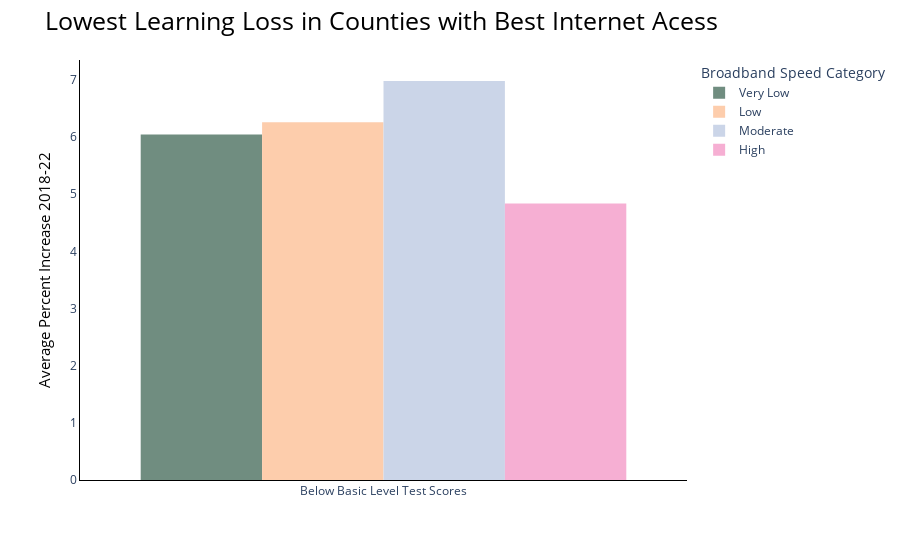

This figure's notebook cell:
### Markdown cell above
# Masahiko! Here!

### Code cell
#reformatting test score change
dataSpeed2 = pd.melt(dataSpeed, 
                    id_vars = ['Broadband Speed Category'],
                    value_vars = ['Below Basic Change', 'Basic Change', 'Proficient Change', 'Advanced Change'])
data2 = pd.melt(dataSpeed, 
                    id_vars = ['Broadband Speed Category', 'BROADBAND USAGE'],
                    value_vars = ['Below Basic Change Broadband Category', 'Basic Change Broadband Category', 
                                  'Proficient Change Broadband Category', 'Advanced Change Broadband Category'])
#make chart for below basic change by internet
fig = plt.figure(figsize = (50,50))
fig = px.histogram(data2.loc[data2['variable'] == 'Below Basic Change Broadband Category'], x = 'variable', y = 'value', color = 'Broadband Speed Category', 
                   barmode = 'group',
                  color_discrete_sequence=['#708D80','#FDCDAC', '#CBD5E8', '#F6AFD3'])

fig.update_layout(
    title= "Lowest Learning Loss in Counties with Best Internet Acess",
    title_font_size = 25,
    title_font_color = 'black',
    paper_bgcolor ='white',
    plot_bgcolor = 'white')
        
fig.update_xaxes(title = '',
                tickmode = 'array',
                tickangle = 0,
                linecolor = 'black',
                tickvals = ['Below Basic Change Broadband Category'],
                ticktext = ['Below Basic Level Test Scores']
                )

fig.update_yaxes(
                title = 'Average Percent Increase 2018-22',
                title_font_color = 'black',
                title_font_size = 15,
                linecolor = 'black'
                )
fig.show()

### Figure 1 — Plotly figure (JSON) as saved in the notebook; plotly's stock layout.template omitted (floating-point values rounded to 4 significant figures)
{"data": [{"alignmentgroup": "True", "bingroup": "x", "histfunc": "sum", "hovertemplate": "Broadband Speed Category=Very Low<br>variable=%{x}<br>sum of value=%{y}<extra></extra>", "legendgroup": "Very Low", "marker": {"color": "#708D80", "pattern": {"shape": ""}}, "name": "Very Low", "offsetgroup": "Very Low", "orientation": "v", "showlegend": true, "type": "histogram", "x": ["Below Basic Change Broadband Category"], "xaxis": "x", "y": [6.044], "yaxis": "y"}, {"alignmentgroup": "True", "bingroup": "x", "histfunc": "sum", "hovertemplate": "Broadband Speed Category=Low<br>variable=%{x}<br>sum of value=%{y}<extra></extra>", "legendgroup": "Low", "marker": {"color": "#FDCDAC", "pattern": {"shape": ""}}, "name": "Low", "offsetgroup": "Low", "orientation": "v", "showlegend": true, "type": "histogram", "x": ["Below Basic Change Broadband Category"], "xaxis": "x", "y": [6.26], "yaxis": "y"}, {"alignmentgroup": "True", "bingroup": "x", "histfunc": "sum", "hovertemplate": "Broadband Speed Category=Moderate<br>variable=%{x}<br>sum of value=%{y}<extra></extra>", "legendgroup": "Moderate", "marker": {"color": "#CBD5E8", "pattern": {"shape": ""}}, "name": "Moderate", "offsetgroup": "Moderate", "orientation": "v", "showlegend": true, "type": "histogram", "x": ["Below Basic Change Broadband Category"], "xaxis": "x", "y": [6.981], "yaxis": "y"}, {"alignmentgroup": "True", "bingroup": "x", "histfunc": "sum", "hovertemplate": "Broadband Speed Category=High<br>variable=%{x}<br>sum of value=%{y}<extra></extra>", "legendgroup": "High", "marker": {"color": "#F6AFD3", "pattern": {"shape": ""}}, "name": "High", "offsetgroup": "High", "orientation": "v", "showlegend": true, "type": "histogram", "x": ["Below Basic Change Broadband Category"], "xaxis": "x", "y": [4.838], "yaxis": "y"}], "layout": {"barmode": "group", "legend": {"title": {"text": "Broadband Speed Category"}, "tracegroupgap": 0}, "margin": {"t": 60}, "paper_bgcolor": "white", "plot_bgcolor": "white", "title": {"font": {"color": "black", "size": 25}, "text": "Lowest Learning Loss in Counties with Best Internet Acess"}, "xaxis": {"anchor": "y", "domain": [0, 1], "linecolor": "black", "tickangle": 0, "tickmode": "array", "ticktext": ["Below Basic Level Test Scores"], "tickvals": ["Below Basic Change Broadband Category"], "title": {"text": ""}}, "yaxis": {"anchor": "x", "domain": [0, 1], "linecolor": "black", "title": {"font": {"color": "black", "size": 15}, "text": "Average Percent Increase 2018-22"}}}}
